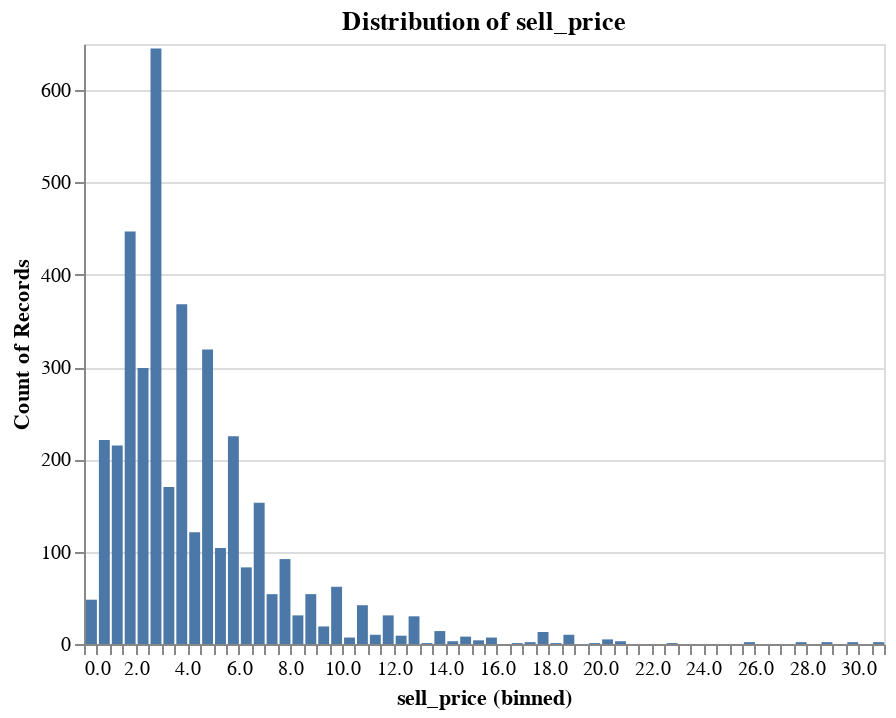

The notebook cell saved with this chart:
### Code cell
# increase the number of bins for a more fine-grained plot
alt.Chart(
    sales_joined[['sell_price']].sample(5_000), title="Distribution of sell_price",
).mark_bar(tooltip=True).encode(
    alt.X("sell_price:Q", bin=alt.Bin(maxbins=100)),
    y='count()',
)

### Figure 1 — Vega-Lite specification as saved in the notebook (floating-point values rounded to 4 significant figures; data arrays with more than 128 entries replaced by an {"elided": "..."} marker saying what was removed)
{"config": {"view": {"continuousWidth": 400, "continuousHeight": 300}}, "data": {"name": "data-1c9359d69299a002a37a1d74e6ec752a"}, "mark": {"type": "bar", "tooltip": true}, "encoding": {"x": {"bin": {"maxbins": 100}, "field": "sell_price", "type": "quantitative"}, "y": {"aggregate": "count", "type": "quantitative"}}, "title": "Distribution of sell_price", "$schema": "https://vega.github.io/schema/vega-lite/v4.17.0.json", "datasets": {"data-1c9359d69299a002a37a1d74e6ec752a": {"elided": "5000 records"}}}
